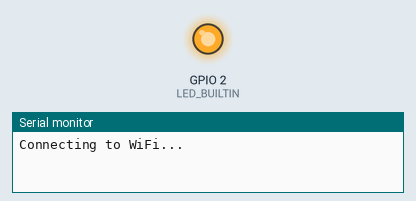
Bench run of a program on a simulated ESP32. Shown: output pins drawn as LEDs (lit = HIGH), the last lines printed to the serial monitor. WiFi joins after 1.5 s; servers stay silent unless stated.

Above: at 0.1 s.
At 2.9 s:
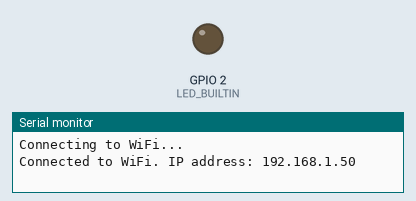
Timing chart, 0 to 4.4 s (numbered marks = the images above):
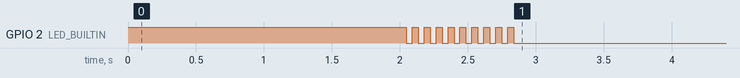

The program:

main.cpp
```cpp
#include <Arduino.h>
#include "board.h"
#include <ESPAsyncWebServer.h>

Board board;
AsyncWebServer server(80);
AsyncWebSocket ws("/ws");

void onEvent(AsyncWebSocket *server, AsyncWebSocketClient *client, AwsEventType type, void *arg, uint8_t *data, size_t len)
{
    // Pass the incoming data into UART2
    if (type == WS_EVT_DATA && len > 0)
    {
        if (len > 512)
        {
            client->text("error: message length cannot exceed 512 bytes");
        }

        Serial2.write(data, len);
    }
}

void setup()
{
    Serial2.begin(115200);

    board.init();

    ws.onEvent(onEvent);

    server.addHandler(&ws);
    server.begin();
}

void loop()
{
    if (Serial2.available())
    {
        ws.textAll(Serial2.readStringUntil('\n'));
    }

    ws.cleanupClients(10);
}
```

board.cpp
```cpp
#include <WiFi.h>
#include "board.h"

uint8_t LED_BUILTIN = 2;
uint8_t BUTTON_BUILTIN = 0;

void Board::turnOnLed()
{
    digitalWrite(LED_BUILTIN, HIGH);
}

void Board::turnOffLed()
{
    digitalWrite(LED_BUILTIN, LOW);
}

const char *Board::connectToWifi(char *ssid, char *password)
{
    WiFi.begin(ssid, password);

    int count = 0;
    while (WiFi.status() != WL_CONNECTED && count < 5)
    {
        delay(1000);
        count++;
    }

    if (WiFi.status() != WL_CONNECTED)
    {
        Serial.println("Failed to connect to WiFi");
        exit(1);
    }

    static char ipAddr[16]; // Increase the size of the array to hold the IP address

    WiFi.localIP().toString().toCharArray(ipAddr, 16); // Use the size of the array in the second argument
    return ipAddr; // Return the array itself, not its address

    return ipAddr;
}

void Board::flickerLed(int count)
{
    for (int i = 0; i < count; i++)
    {
        turnOnLed();
        delay(44);
        turnOffLed();

        if (i < count - 1)
        {
            delay(44);
        }
    }
}

void Board::init()
{
    Serial.begin(115200);

    pinMode(LED_BUILTIN, OUTPUT);
    pinMode(BUTTON_BUILTIN, INPUT);

    turnOnLed();

    Serial.println("Connecting to WiFi...");

    const char *ssid = "ssid";
    const char *password = "password";
    const char *ipAddr = connectToWifi(const_cast<char*>(ssid), const_cast<char*>(password));

    flickerLed(10);

    Serial.print("Connected to WiFi. IP address: ");

    Serial.println(ipAddr);
}

bool Board::isBtnPressed()
{
    return !digitalRead(BUTTON_BUILTIN);
}
```

board.h
```cpp
#ifndef BOARD_H
#define BOARD_H

class Board
{
public:
    const char *connectToWifi(char *ssid, char *password);
    void flickerLed(int count);
    void turnOnLed();
    void turnOffLed();
    bool isBtnPressed();
    void init();
};

#endif // BOARD_H
```
